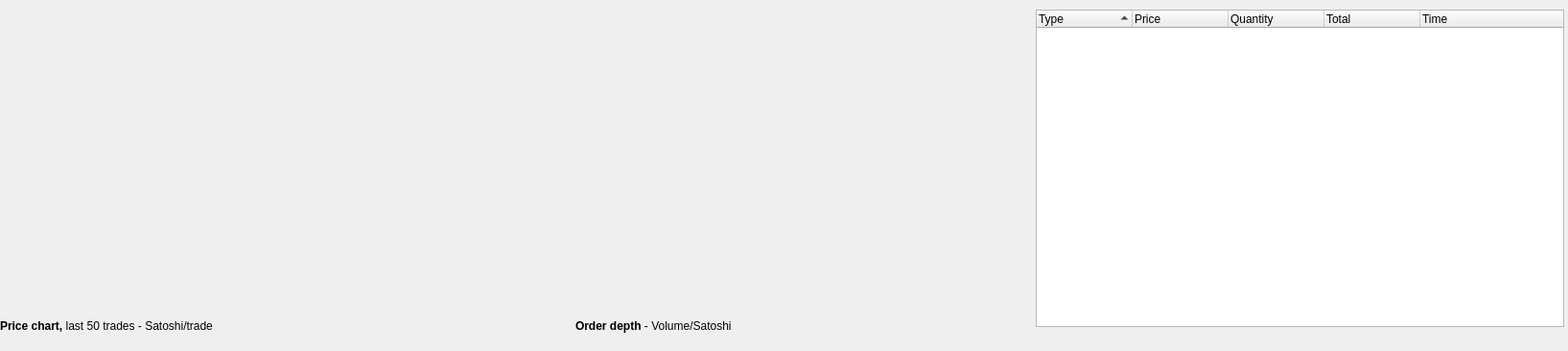
          <widget class="QWidget" name="scrollAreaWidgetContentsBittrex">
           <property name="geometry">
            <rect>
             <x>0</x>
             <y>0</y>
             <width>1635</width>
             <height>366</height>
            </rect>
           </property>
           <property name="minimumSize">
            <size>
             <width>1635</width>
             <height>0</height>
            </size>
           </property>
           <property name="styleSheet">
            <string notr="true"/>
           </property>
           <widget class="QLabel" name="lblBittrexTrades">
            <property name="geometry">
             <rect>
              <x>0</x>
              <y>330</y>
              <width>311</width>
              <height>21</height>
             </rect>
            </property>
            <property name="text">
             <string>&lt;html&gt;&lt;head/&gt;&lt;body&gt;&lt;p&gt;&lt;span style=&quot; font-weight:600;&quot;&gt;Price chart, &lt;/span&gt;last 50 trades - Satoshi/trade&lt;/p&gt;&lt;/body&gt;&lt;/html&gt;</string>
            </property>
           </widget>
           <widget class="QCustomPlot" name="qCustomPlotBittrexTrades" native="true">
            <property name="geometry">
             <rect>
              <x>0</x>
              <y>10</y>
              <width>551</width>
              <height>311</height>
             </rect>
            </property>
            <property name="styleSheet">
             <string notr="true"/>
            </property>
           </widget>
           <widget class="QCustomPlot" name="qCustomPlotBittrexOrderDepth" native="true">
            <property name="geometry">
             <rect>
              <x>550</x>
              <y>10</y>
              <width>531</width>
              <height>311</height>
             </rect>
            </property>
            <property name="styleSheet">
             <string notr="true"/>
            </property>
           </widget>
           <widget class="QLabel" name="lblBittrexOrderDepth">
            <property name="geometry">
             <rect>
              <x>600</x>
              <y>330</y>
              <width>211</width>
              <height>20</height>
             </rect>
            </property>
            <property name="text">
             <string>&lt;html&gt;&lt;head/&gt;&lt;body&gt;&lt;p&gt;&lt;span style=&quot; font-weight:600;&quot;&gt;Order depth &lt;/span&gt;- Volume/Satoshi&lt;/p&gt;&lt;/body&gt;&lt;/html&gt;</string>
            </property>
           </widget>
           <widget class="QTreeWidget" name="tblBittrexTrades">
            <property name="geometry">
             <rect>
              <x>1080</x>
              <y>10</y>
              <width>551</width>
              <height>331</height>
             </rect>
            </property>
            <property name="styleSheet">
             <string notr="true">QScrollBar:vertical {background: white;height: 15px;}QScrollBar::handle:vertical {background: #d3d6d8;min-width: 20px;}</string>
            </property>
            <property name="verticalScrollBarPolicy">
             <enum>Qt::ScrollBarAlwaysOn</enum>
            </property>
            <property name="horizontalScrollBarPolicy">
             <enum>Qt::ScrollBarAlwaysOff</enum>
            </property>
            <property name="autoScrollMargin">
             <number>16</number>
            </property>
            <property name="indentation">
             <number>10</number>
            </property>
            <property name="sortingEnabled">
             <bool>true</bool>
            </property>
            <property name="animated">
             <bool>false</bool>
            </property>
            <property name="headerHidden">
             <bool>false</bool>
            </property>
            <attribute name="headerCascadingSectionResizes">
             <bool>false</bool>
            </attribute>
            <attribute name="headerHighlightSections">
             <bool>false</bool>
            </attribute>
            <column>
             <property name="text">
              <string>Type</string>
             </property>
            </column>
            <column>
             <property name="text">
              <string>Price</string>
             </property>
            </column>
            <column>
             <property name="text">
              <string>Quantity</string>
             </property>
            </column>
            <column>
             <property name="text">
              <string>Total</string>
             </property>
            </column>
            <column>
             <property name="text">
              <string>Time</string>
             </property>
            </column>
           </widget>
          </widget>
